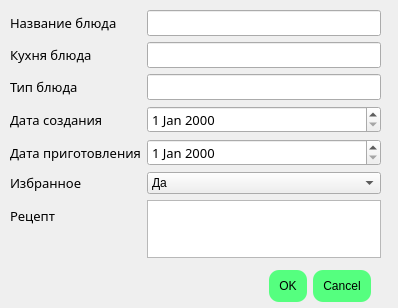
<?xml version="1.0" encoding="UTF-8"?>
<ui version="4.0">
 <class>DialogAdd</class>
 <widget class="QDialog" name="DialogAdd">
  <property name="geometry">
   <rect>
    <x>0</x>
    <y>0</y>
    <width>398</width>
    <height>308</height>
   </rect>
  </property>
  <property name="windowTitle">
   <string>Dialog</string>
  </property>
  <property name="windowIcon">
   <iconset resource="splah.qrc">
    <normaloff>:/splash/2.png</normaloff>:/splash/2.png</iconset>
  </property>
  <widget class="QDialogButtonBox" name="buttonBox">
   <property name="geometry">
    <rect>
     <x>30</x>
     <y>270</y>
     <width>341</width>
     <height>32</height>
    </rect>
   </property>
   <property name="styleSheet">
    <string notr="true">background: rgb(85, 255, 127);
border-radius: 10px;
padding:10px;
</string>
   </property>
   <property name="orientation">
    <enum>Qt::Horizontal</enum>
   </property>
   <property name="standardButtons">
    <set>QDialogButtonBox::Cancel|QDialogButtonBox::Ok</set>
   </property>
  </widget>
  <widget class="QWidget" name="layoutWidget">
   <property name="geometry">
    <rect>
     <x>10</x>
     <y>10</y>
     <width>371</width>
     <height>248</height>
    </rect>
   </property>
   <layout class="QFormLayout" name="formLayout">
    <item row="0" column="0">
     <widget class="QLabel" name="label">
      <property name="font">
       <font>
        <family>Corbel</family>
        <pointsize>10</pointsize>
       </font>
      </property>
      <property name="text">
       <string>Название блюда</string>
      </property>
     </widget>
    </item>
    <item row="0" column="1">
     <widget class="QLineEdit" name="Name_lineEdit">
      <property name="font">
       <font>
        <family>Corbel</family>
        <pointsize>10</pointsize>
       </font>
      </property>
     </widget>
    </item>
    <item row="1" column="0">
     <widget class="QLabel" name="label_2">
      <property name="font">
       <font>
        <family>Corbel</family>
        <pointsize>10</pointsize>
       </font>
      </property>
      <property name="text">
       <string>Кухня блюда</string>
      </property>
     </widget>
    </item>
    <item row="1" column="1">
     <widget class="QLineEdit" name="Kitchen_lineEdit_2">
      <property name="font">
       <font>
        <family>Corbel</family>
        <pointsize>10</pointsize>
       </font>
      </property>
     </widget>
    </item>
    <item row="2" column="0">
     <widget class="QLabel" name="label_3">
      <property name="font">
       <font>
        <family>Corbel</family>
        <pointsize>10</pointsize>
       </font>
      </property>
      <property name="text">
       <string>Тип блюда</string>
      </property>
     </widget>
    </item>
    <item row="2" column="1">
     <widget class="QLineEdit" name="Type_lineEdit_3">
      <property name="font">
       <font>
        <family>Corbel</family>
        <pointsize>10</pointsize>
       </font>
      </property>
     </widget>
    </item>
    <item row="7" column="0">
     <widget class="QLabel" name="label_4">
      <property name="font">
       <font>
        <family>Corbel</family>
        <pointsize>10</pointsize>
       </font>
      </property>
      <property name="text">
       <string>Рецепт</string>
      </property>
     </widget>
    </item>
    <item row="7" column="1">
     <widget class="QTextEdit" name="Recipe_textEdit">
      <property name="font">
       <font>
        <family>Corbel</family>
        <pointsize>10</pointsize>
       </font>
      </property>
     </widget>
    </item>
    <item row="3" column="1">
     <widget class="QDateEdit" name="DateEdit">
      <property name="font">
       <font>
        <family>Corbel</family>
        <pointsize>10</pointsize>
       </font>
      </property>
     </widget>
    </item>
    <item row="3" column="0">
     <widget class="QLabel" name="label_5">
      <property name="font">
       <font>
        <family>Corbel</family>
        <pointsize>10</pointsize>
       </font>
      </property>
      <property name="text">
       <string>Дата создания</string>
      </property>
     </widget>
    </item>
    <item row="5" column="1">
     <widget class="QDateEdit" name="Cook_dateEdit_2">
      <property name="font">
       <font>
        <family>Corbel</family>
        <pointsize>10</pointsize>
       </font>
      </property>
     </widget>
    </item>
    <item row="5" column="0">
     <widget class="QLabel" name="label_6">
      <property name="font">
       <font>
        <family>Corbel</family>
        <pointsize>10</pointsize>
       </font>
      </property>
      <property name="text">
       <string>Дата приготовления</string>
      </property>
     </widget>
    </item>
    <item row="6" column="0">
     <widget class="QLabel" name="label_7">
      <property name="font">
       <font>
        <family>Corbel</family>
        <pointsize>10</pointsize>
       </font>
      </property>
      <property name="text">
       <string>Избранное</string>
      </property>
     </widget>
    </item>
    <item row="6" column="1">
     <widget class="QComboBox" name="comboBox">
      <item>
       <property name="text">
        <string>Да</string>
       </property>
      </item>
      <item>
       <property name="text">
        <string>Нет</string>
       </property>
      </item>
     </widget>
    </item>
   </layout>
  </widget>
 </widget>
 <resources>
  <include location="splah.qrc"/>
 </resources>
 <connections>
  <connection>
   <sender>buttonBox</sender>
   <signal>accepted()</signal>
   <receiver>DialogAdd</receiver>
   <slot>accept()</slot>
   <hints>
    <hint type="sourcelabel">
     <x>248</x>
     <y>254</y>
    </hint>
    <hint type="destinationlabel">
     <x>157</x>
     <y>274</y>
    </hint>
   </hints>
  </connection>
  <connection>
   <sender>buttonBox</sender>
   <signal>rejected()</signal>
   <receiver>DialogAdd</receiver>
   <slot>reject()</slot>
   <hints>
    <hint type="sourcelabel">
     <x>316</x>
     <y>260</y>
    </hint>
    <hint type="destinationlabel">
     <x>286</x>
     <y>274</y>
    </hint>
   </hints>
  </connection>
 </connections>
</ui>
